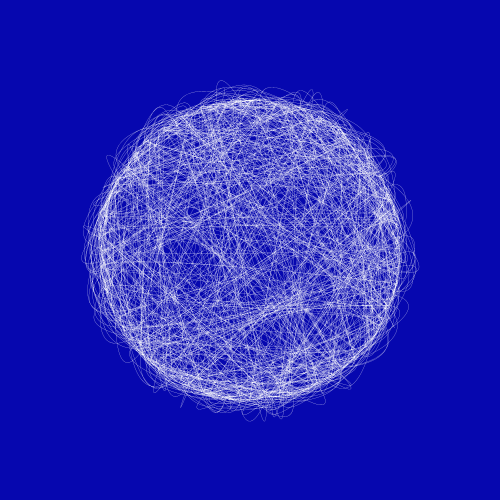
Frame 1 (no input)
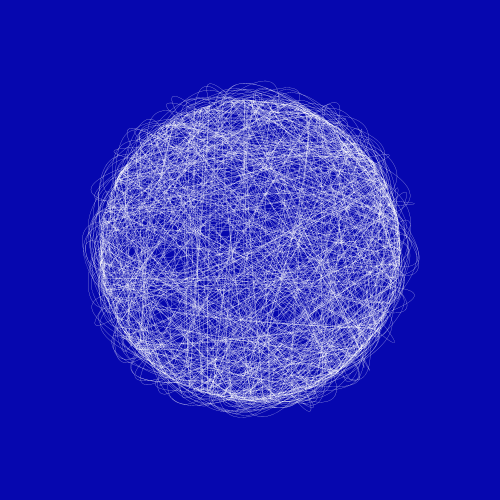
Frame 60 (the mouse pressed at the canvas centre just before this capture)
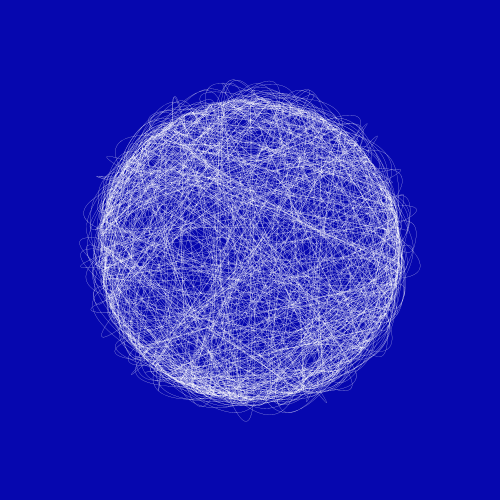
Frame 120 (the mouse held since frame 60 and released just before this capture)

The Processing sketch that drew these frames (run headless with seeded random() and noise(); from frame 60 on, the mouse is pressed at the canvas centre):

// Processing sketch: sketch_07122017
// ── sketch_07122017.pde
float[] circleX;
float[] circleY;
int total = 500;
float R = 150;
int r, r2;

void setup(){
  size(500,500);
  smooth();
  noFill();
  stroke(255);
  strokeWeight(0.2);
  circleX = new float[total+1];
  circleY = new float[total+1];
  for(int i = 0; i <= total; i++){
    float angle = map(i,0,total,0,TWO_PI);
    float x = R * cos(angle);
    float y = R * sin(angle);
    
    circleX[i] = x;
    circleY[i] = y;
  }
}

void draw(){
  background(6,7,175);
  translate(width/2, height/2);
  beginShape();
  for(int i = 1; i <= total; i++){
      r = floor(random(0,total));
      r2 = floor(random(0,total));
    curveVertex(circleX[i],  circleY[i]);
    curveVertex(circleX[total-r],  circleY[total-r]);
  }
  endShape();
}
